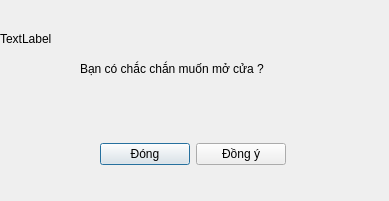
<?xml version="1.0" encoding="UTF-8"?>
<ui version="4.0">
 <class>DialogCheckUser</class>
 <widget class="QDialog" name="DialogCheckUser">
  <property name="geometry">
   <rect>
    <x>0</x>
    <y>0</y>
    <width>389</width>
    <height>201</height>
   </rect>
  </property>
  <property name="windowTitle">
   <string>Dialog</string>
  </property>
  <widget class="QLabel" name="userLabel">
   <property name="geometry">
    <rect>
     <x>0</x>
     <y>30</y>
     <width>381</width>
     <height>17</height>
    </rect>
   </property>
   <property name="text">
    <string>TextLabel</string>
   </property>
  </widget>
  <widget class="QLabel" name="label_3">
   <property name="geometry">
    <rect>
     <x>80</x>
     <y>60</y>
     <width>251</width>
     <height>17</height>
    </rect>
   </property>
   <property name="text">
    <string>Bạn có chắc chắn muốn mở cửa ?</string>
   </property>
  </widget>
  <widget class="QWidget" name="">
   <property name="geometry">
    <rect>
     <x>100</x>
     <y>140</y>
     <width>186</width>
     <height>28</height>
    </rect>
   </property>
   <layout class="QHBoxLayout" name="horizontalLayout">
    <item>
     <widget class="QPushButton" name="btCancel">
      <property name="text">
       <string>Đóng</string>
      </property>
     </widget>
    </item>
    <item>
     <widget class="QPushButton" name="btnOpen">
      <property name="text">
       <string>Đồng ý</string>
      </property>
     </widget>
    </item>
   </layout>
  </widget>
 </widget>
 <resources/>
 <connections/>
</ui>
